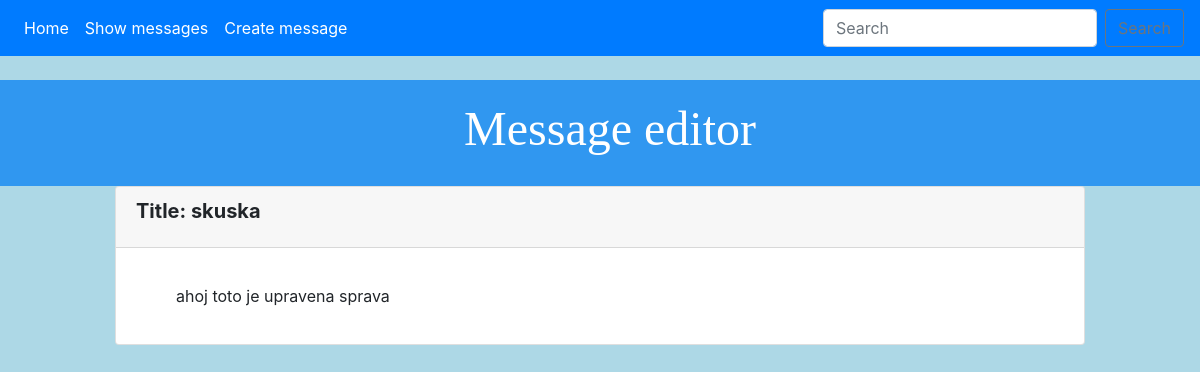
Before: /show_message/1 with the older database file.
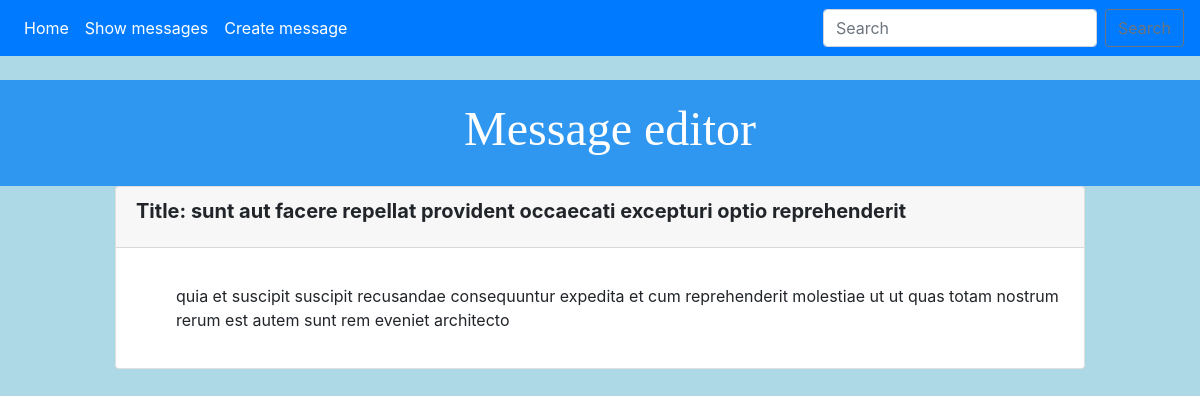
After: the same page with the newer database file.
### message_editor/models.py (models this page shows, shortened)
class Message(models.Model):
    id = models.PositiveIntegerField(primary_key=True)
    userId = models.IntegerField()
    title = models.CharField(max_length=200)
    body = models.CharField(max_length=200)

### message_editor/views.py (the view)
# urls.py: path('show_message/<id>', views.show_message, name='show-message'),
def show_message(request, id):
    message = Message.objects.get(pk = id)
    return render(request, 'message_editor/show_message.html', {'message': message})

### message_editor/templates/message_editor/show_message.html
{% extends 'message_editor/base.html' %}
{% block content %}
<div class = "card">
	<div class = "card-header">
		  <h5 class="card-title">
			  <span style="font-weight:bold">Title: {{message.title }}</span>
		</h5>
	</div>
	<div class ="card-body">
		<p class = card-text>
    <ul>
	{{ message.body }}
   </ul>
</p>
</div>
	{% endblock %}

Changed rows visible on the page:
changed Message: title "skuska" → "sunt aut facere repellat provident occaecati excepturi optio reprehenderit"; body "ahoj toto je upravena sprava" → "quia et suscipit suscipit recusandae consequuntur expedita et cum reprehenderit molestiae ut ut quas totam nostrum rerum est autem sunt rem eveniet architecto"
